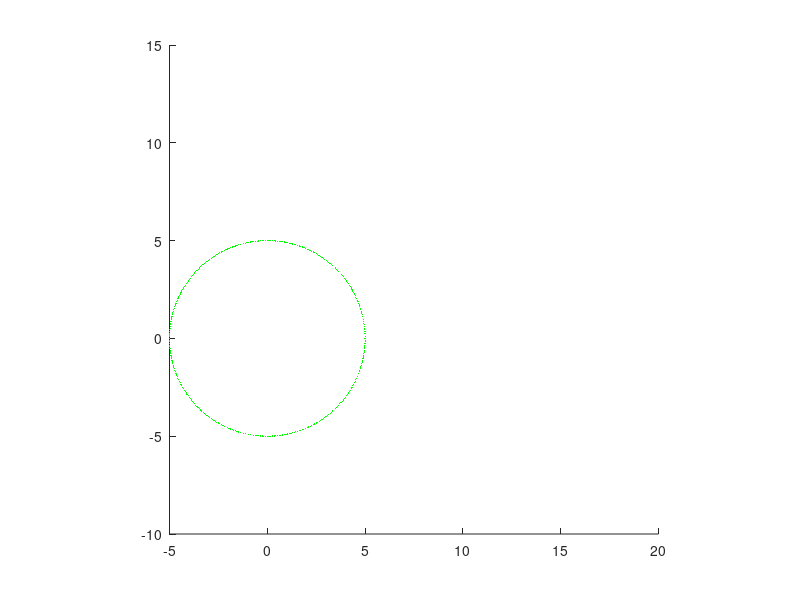

Here is the MATLAB script that generated this plot:
function bmc
AB=5;
BC=15;
hold on
k=1;
for alpha=0:pi/180:2*pi
    axis([-5 20 -10 15]);
    ABx=[0 AB*cos(alpha)];
    ABy=[0 AB*sin(alpha)];
    BCx=[AB*cos(alpha) AB*cos(alpha)+sqrt(BC^2-(AB*sin(alpha))^2)];
    BCy=[AB*sin(alpha) 0];
    h=plot(ABx,ABy,'r',BCx,BCy,'b');axis('square');
    set(h,'linewidth',2);
    pause(0.005);
    cla;
    M(k,1)=AB*cos(alpha);
    M(k,2)=AB*sin(alpha);
    k=k+1;
    plot(M(:,1),M(:,2),'g.','MarkerSize',1);
end

end